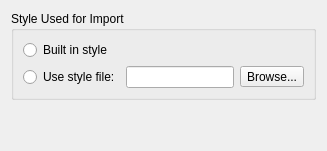
     <widget class="QWidget" name="Import">
      <property name="accessibleName">
       <string/>
      </property>
      <attribute name="title">
       <string>Import</string>
      </attribute>
      <layout class="QVBoxLayout">
       <item>
        <widget class="QGroupBox" name="groupBox_7">
         <property name="title">
          <string>Style Used for Import</string>
         </property>
         <property name="flat">
          <bool>true</bool>
         </property>
         <layout class="QVBoxLayout">
          <item>
           <widget class="QRadioButton" name="useImportBuildinStyle">
            <property name="text">
             <string>Built in style</string>
            </property>
           </widget>
          </item>
          <item>
           <layout class="QHBoxLayout">
            <item>
             <widget class="QRadioButton" name="useImportStyleFile">
              <property name="text">
               <string>Use style file:</string>
              </property>
             </widget>
            </item>
            <item>
             <widget class="QLineEdit" name="importStyleFile"/>
            </item>
            <item>
             <widget class="QToolButton" name="styleFileButton">
              <property name="text">
               <string>Browse...</string>
              </property>
              <property name="icon">
               <iconset resource="mscore.qrc">
                <normaloff>:/data/fileopen.svg</normaloff>:/data/fileopen.svg</iconset>
              </property>
             </widget>
            </item>
           </layout>
          </item>
         </layout>
        </widget>
       </item>
       <item>
        <spacer>
         <property name="orientation">
          <enum>Qt::Vertical</enum>
         </property>
         <property name="sizeHint" stdset="0">
          <size>
           <width>20</width>
           <height>40</height>
          </size>
         </property>
        </spacer>
       </item>
      </layout>
     </widget>
